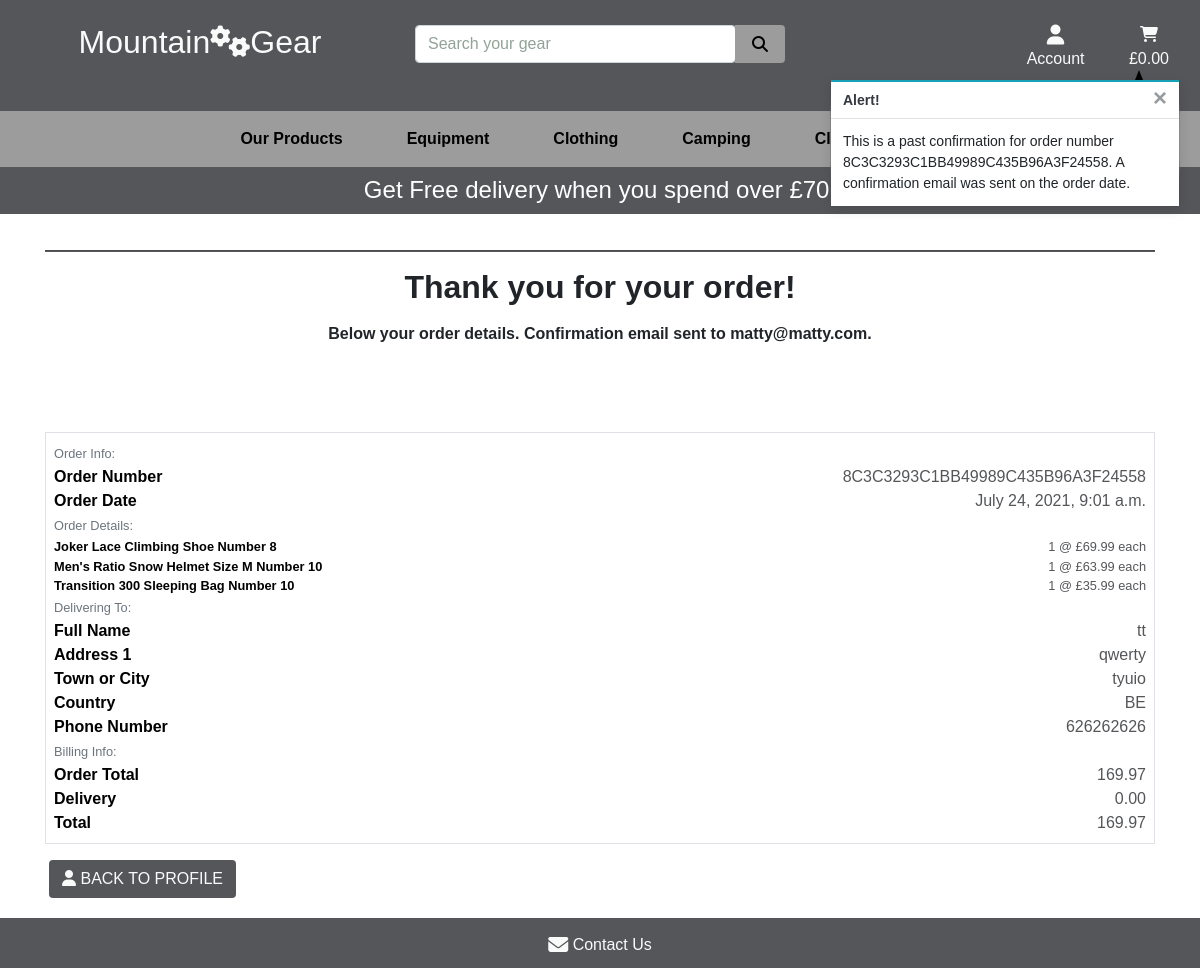
Page /profile/order_history/8C3C3293C1BB49989C435B96A3F24558 on the committed database.
### checkout/models.py (models this page shows, shortened)
class Order(models.Model):
    order_number = models.CharField(max_length=32, null=False, editable=False)
    user_profile = models.ForeignKey(UserProfile, on_delete=models.SET_NULL,
                                     null=True, blank=True,
                                     related_name='orders')
    full_name = models.CharField(max_length=50, null=False, blank=False)
    email = models.EmailField(max_length=254, null=False, blank=False)
    phone_number = models.CharField(max_length=20, null=False, blank=False)
    country = CountryField(blank_label='Country *', null=False, blank=False)
    postcode = models.CharField(max_length=20, null=True, blank=True)
    town_or_city = models.CharField(max_length=40, null=False, blank=False)
    street_address1 = models.CharField(max_length=80, null=False, blank=False)
    street_address2 = models.CharField(max_length=80, null=True, blank=True)
    county = models.CharField(max_length=80, null=True, blank=True)
    date = models.DateTimeField(auto_now_add=True)
    delivery_cost = models.DecimalField(max_digits=6,
                                        decimal_places=2,
                                        null=False, default=0)
    order_total = models.DecimalField(max_digits=10,
                                      decimal_places=2, null=False, default=0)
    sum_total = models.DecimalField(max_digits=10,
                                    decimal_places=2, null=False, default=0)
    original_cart = models.TextField(null=False, blank=False, default='')
    stripe_pid = models.CharField(max_length=254, null=False,
                                  blank=False, default='')

class OrderLineItem(models.Model):
    order = models.ForeignKey(Order,
                              null=False, blank=False,
                              on_delete=models.CASCADE,
                              related_name='lineitems')
    product = models.ForeignKey(Product,
                                null=False, blank=False,
                                on_delete=models.CASCADE)
    product_size = models.CharField(max_length=2,
                                    null=True, blank=True)  # XS, S, M, L, XL
    product_number = models.CharField(max_length=2,
                                      null=True, blank=True)  # 6, 7, 8, 9, 10
    quantity = models.IntegerField(null=False, blank=False, default=0)
    lineitem_total = models.DecimalField(max_digits=6,
                                         decimal_places=2,
                                         null=False,
                                         blank=False, editable=False)

### products/models.py (models this page shows, shortened)
class Product(models.Model):
    category = models.ForeignKey('Category', null=True, blank=True,
                                 on_delete=models.SET_NULL)
    sku = models.CharField(max_length=254, null=True, blank=True)
    name = models.CharField(max_length=254)
    description = models.TextField()
    has_sizes = models.BooleanField(default=False, null=True, blank=True)
    has_numbers = models.BooleanField(default=False, null=True, blank=True)
    price = models.DecimalField(max_digits=6, decimal_places=2)
    rating = models.DecimalField(max_digits=6, decimal_places=2)
    image = models.ImageField(null=True, blank=True)

### profiles/views.py (the view)
# urls.py: path('order_history/<order_number>',
def order_history(request, order_number):
    order = get_object_or_404(Order, order_number=order_number)
    messages.info(request, (
        f'This is a past confirmation for order number {order_number}. '
        'A confirmation email was sent on the order date.'
    ))
    template = 'checkout/checkout_success.html'
    context = {
        'order': order,
        'from_profile': True,
    }
    return render(request, template, context)

### cart/contexts.py (called while the page is built, shortened)
def cart_contents(request):
    cart_items = []
    total = 0
    product_count = 0
    cart = request.session.get('cart', {})
    if total < settings.FREE_DELIVERY_THRESHOLD:
        delivery = total * Decimal(settings.STANDARD_DELIVERY_PERCENTAGE / 100)
        free_delivery_delta = settings.FREE_DELIVERY_THRESHOLD - total
    else:
        delivery = 0
        free_delivery_delta = 0
    sum_total = delivery + total
    context = {
        'cart_items': cart_items,
        'total': total,
        'product_count': product_count,
        'delivery': delivery,
        'free_delivery_delta': free_delivery_delta,
        'free_delivery_threshold': settings.FREE_DELIVERY_THRESHOLD,
        'sum_total': sum_total,
    }
    return context

### checkout/templates/checkout/checkout_success.html (shortened to what this page needs)
{% extends "base.html" %}
{% load static %}
{% block page_header %}
    <div class="container header-container">
    </div>
{% endblock %}
{% block content %}
    <div class="overlay"></div>
    <div class="container container-success">
        <div class="row ">
            <div class="col col-success">
                <hr>
                <h2 class="text-center mb-3 font-weight-bold">Thank you for your order!</h2>
                <p class="text-center font-weight-bold"> Below your order details. Confirmation email sent to {{ order.email }}.</p>
            </div>
        </div>
        <div class="row">
            <div class="col-12">
                <div class="order-confirmation-wrapper p-2 border">
                    <div class="row">
                        <div class="col">
                            <small class="text-muted">Order Info:</small>
                        </div>
                    </div>
                    <div class="row">
                        <div class="col-12 col-md-4">
                            <p class="mb-0 text-black font-weight-bold">Order Number</p>
                        </div>
                        <div class="col-12 col-md-8 text-md-right">
                            <p class="mb-0">{{ order.order_number }}</p>
                        </div>
                    </div>
                    <div class="row">
                        <div class="col-12 col-md-4">
                            <p class="mb-0 text-black font-weight-bold">Order Date</p>
                        </div>
                        <div class="col-12 col-md-8 text-md-right">
                            <p class="mb-0">{{ order.date }}</p>
                        </div>
                    </div>
                    <div class="row">
                        <div class="col">
                            <small class="text-muted">Order Details:</small>
                        </div>
                    </div>
                    {% for item in order.lineitems.all %}
                    <div class="row">
                        <div class="col-12 col-md-4">
                            <p class="small mb-0 text-black font-weight-bold">
                                {{ item.product.name }}
                                {% if item.product_size %}Size {{ item.product_size|upper }}{% endif %}
                                {% if item.product_number %}Number {{ item.product_number }}{% endif %}
                            </p>
                        </div>
                        <div class="col-12 col-md-8 text-md-right">
                            <p class="small mb-0">{{ item.quantity }} @ £{{ item.product.price }} each</p>
                        </div>
                    </div>
                    {% endfor %}
                    <div class="row">
                        <div class="col">
                            <small class="text-muted">Delivering To:</small>
                        </div>
                    </div>
                    <div class="row">
                        <div class="col-12 col-md-4">
                            <p class="mb-0 text-black font-weight-bold">Full Name</p>
                        </div>
                        <div class="col-12 col-md-8 text-md-right">
                            <p class="mb-0">{{ order.full_name }}</p>
                        </div>
                    </div>
                    <div class="row">
                        <div class="col-12 col-md-4">
                            <p class="mb-0 text-black font-weight-bold">Address 1</p>
                        </div>
                        <div class="col-12 col-md-8 text-md-right">
                            <p class="mb-0">{{ order.street_address1 }}</p>
                        </div>
                    </div>
                    <div class="row">
                        <div class="col-12 col-md-4">
                            <p class="mb-0 text-black font-weight-bold">Town or City</p>
                        </div>
                        <div class="col-12 col-md-8 text-md-right">
                            <p class="mb-0">{{ order.town_or_city }}</p>
                        </div>
                    </div>
                    <div class="row">
                        <div class="col-12 col-md-4">
                            <p class="mb-0 text-black font-weight-bold">Country</p>
                        </div>
                        <div class="col-12 col-md-8 text-md-right">
                            <p class="mb-0">{{ order.country }}</p>
                        </div>
                    </div>
                    <div class="row">
                        <div class="col-12 col-md-4">
                            <p class="mb-0 text-black font-weight-bold">Phone Number</p>
                        </div>
                        <div class="col-12 col-md-8 text-md-right">
                            <p class="mb-0">{{ order.phone_number }}</p>
                        </div>
                    </div>
                    <div class="row">
                        <div class="col">
                            <small class="text-muted">Billing Info:</small>
                        </div>
                    </div>
                    <div class="row">
                        <div class="col-12 col-md-4">
                            <p class="mb-0 text-black font-weight-bold">Order Total</p>
                        </div>
                        <div class="col-12 col-md-8 text-md-right">
                            <p class="mb-0">{{ order.order_total }}</p>
                        </div>
                    </div>
                    <div class="row">
                        <div class="col-12 col-md-4">
                            <p class="mb-0 text-black font-weight-bold">Delivery</p>
                        </div>
                        <div class="col-12 col-md-8 text-md-right">
                            <p class="mb-0">{{ order.delivery_cost }}</p>
                        </div>
                    </div>
                    <div class="row">
                        <div class="col-12 col-md-4">
                            <p class="mb-0 text-black font-weight-bold">Total</p>
                        </div>
                        <div class="col-12 col-md-8 text-md-right">
                            <p class="mb-0">{{ order.sum_total }}</p>
                        </div>
                    </div>
                </div>
            </div>
        </div>
        <div class="row row-success mt-3 ml-1">
            <div class="col-success">
                {% if from_profile %}
                    <a href="{% url 'profile' %}" class="btn gear-button rounded text-uppercase">
                        <span class="text-uppercase"> <i class="fas fa-user"></i>  Back to profile</span>
                    </a>
                {% else %}
                    <a href="{% url 'products' %}" class="btn gear-button rounded text-uppercase">
                        <span class="text-uppercase"> <i class="fas fa-chevron-left"></i>  Keep shopping</span>
                    </a>
                {% endif %}
            </div>
        </div>
    </div>
{% endblock %}

### static/css/base.css (style rules this page uses)
html { height: 100%; }
body { background: url('/media/main-page.jpg') no-repeat center center fixed; background-size: cover; height: calc(100vh - 214px); font-family: 'Oxygen', sans-serif; }
.header-container { padding-top: 164px; }
.text-black { color: #000 !important; }
.overlay { position: fixed; top: 0; left: 0; height: 100%; width: 100%; background: white; z-index: -1; }
hr { height: 1px; background-color: #545659; }
.border { color: #545659 ; }
.gear-button { background: #545659; color: #fafafa; }
.container-success { margin-top: 70px; }
.col-success { margin-bottom: 70px; }

### rows in the picture
Order: email "matty@matty.com", order_number "8C3C3293C1BB49989C435B96A3F24558", date "July 24, 2021, 9:01 a.m.", full_name "tt", street_address1 "qwerty", town_or_city "tyuio", country "BE", phone_number "626262626", order_total "169.97", delivery_cost "0.00", sum_total "169.97"
OrderLineItem: product.name "Joker Lace Climbing Shoe", product_number "8", quantity "1", product.price "69.99"
OrderLineItem: product.name "Men's Ratio Snow Helmet", product_size "M", product_number "10", quantity "1", product.price "63.99"
OrderLineItem: product.name "Transition 300 Sleeping Bag", product_number "10", quantity "1", product.price "35.99"

### other values in the picture
{{ free_delivery_threshold }} "70"
{{ message }} "This is a past confirmation for order number 8C3C3293C1BB49989C435B96A3F24558. A confirmation email was sent on the order date."
